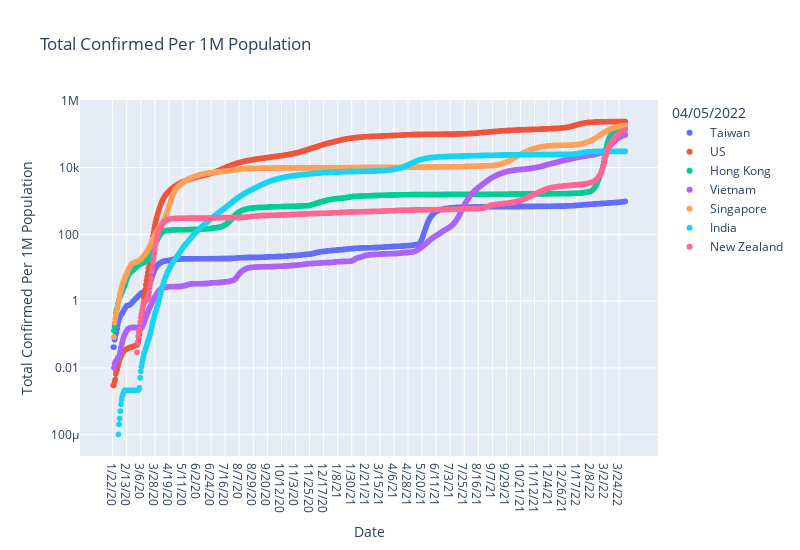

Source (notebook cell):
### Code cell
ploty_line('Total Confirmed Per 1M Population', log_plot=True)

### Figure 1 — Plotly figure (JSON) as saved in the notebook; plotly's stock layout.template omitted (floating-point values rounded to 4 significant figures; data arrays with more than 128 entries replaced by an {"elided": "..."} marker saying what was removed)
{"data": [{"hovertemplate": "04/05/2022=Taiwan<br>Date=%{x}<br>Total Confirmed Per 1M Population=%{y}<extra></extra>", "legendgroup": "Taiwan", "marker": {"color": "#636efa", "symbol": "circle"}, "mode": "markers", "name": "Taiwan", "showlegend": true, "type": "scattergl", "x": {"elided": "803 str values"}, "xaxis": "x", "y": {"elided": "803 float values"}, "yaxis": "y"}, {"hovertemplate": "04/05/2022=US<br>Date=%{x}<br>Total Confirmed Per 1M Population=%{y}<extra></extra>", "legendgroup": "US", "marker": {"color": "#EF553B", "symbol": "circle"}, "mode": "markers", "name": "US", "showlegend": true, "type": "scattergl", "x": {"elided": "803 str values"}, "xaxis": "x", "y": {"elided": "803 float values"}, "yaxis": "y"}, {"hovertemplate": "04/05/2022=Hong Kong<br>Date=%{x}<br>Total Confirmed Per 1M Population=%{y}<extra></extra>", "legendgroup": "Hong Kong", "marker": {"color": "#00cc96", "symbol": "circle"}, "mode": "markers", "name": "Hong Kong", "showlegend": true, "type": "scattergl", "x": {"elided": "803 str values"}, "xaxis": "x", "y": {"elided": "803 float values"}, "yaxis": "y"}, {"hovertemplate": "04/05/2022=Vietnam<br>Date=%{x}<br>Total Confirmed Per 1M Population=%{y}<extra></extra>", "legendgroup": "Vietnam", "marker": {"color": "#ab63fa", "symbol": "circle"}, "mode": "markers", "name": "Vietnam", "showlegend": true, "type": "scattergl", "x": {"elided": "803 str values"}, "xaxis": "x", "y": {"elided": "803 float values"}, "yaxis": "y"}, {"hovertemplate": "04/05/2022=Singapore<br>Date=%{x}<br>Total Confirmed Per 1M Population=%{y}<extra></extra>", "legendgroup": "Singapore", "marker": {"color": "#FFA15A", "symbol": "circle"}, "mode": "markers", "name": "Singapore", "showlegend": true, "type": "scattergl", "x": {"elided": "803 str values"}, "xaxis": "x", "y": {"elided": "803 float values"}, "yaxis": "y"}, {"hovertemplate": "04/05/2022=India<br>Date=%{x}<br>Total Confirmed Per 1M Population=%{y}<extra></extra>", "legendgroup": "India", "marker": {"color": "#19d3f3", "symbol": "circle"}, "mode": "markers", "name": "India", "showlegend": true, "type": "scattergl", "x": {"elided": "803 str values"}, "xaxis": "x", "y": {"elided": "803 float values"}, "yaxis": "y"}, {"hovertemplate": "04/05/2022=New Zealand<br>Date=%{x}<br>Total Confirmed Per 1M Population=%{y}<extra></extra>", "legendgroup": "New Zealand", "marker": {"color": "#FF6692", "symbol": "circle"}, "mode": "markers", "name": "New Zealand", "showlegend": true, "type": "scattergl", "x": {"elided": "803 str values"}, "xaxis": "x", "y": {"elided": "803 float values"}, "yaxis": "y"}], "layout": {"height": 550, "legend": {"title": {"text": "04/05/2022"}, "tracegroupgap": 0}, "showlegend": true, "title": {"text": "Total Confirmed Per 1M Population"}, "width": 800, "xaxis": {"anchor": "y", "domain": [0, 1], "title": {"text": "Date"}}, "yaxis": {"anchor": "x", "domain": [0, 1], "title": {"text": "Total Confirmed Per 1M Population"}, "type": "log"}}}
